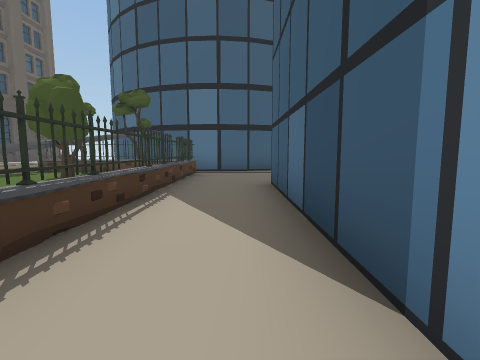
[1] (above)

24 first-person views from a walk through a scene from a Unity 3-D project. The camera is 1.3 m above the floor, tilts 6° down and sees 85° across. The floor is counted in squares, 2 m on a side. Each view is taken from the middle of a square. On the plan, view 1 faces up. The plan holds only what a view shows up to about 9 squares ahead; the rest is blank. The place goes on beyond the plan. The player character is not drawn.

[2]
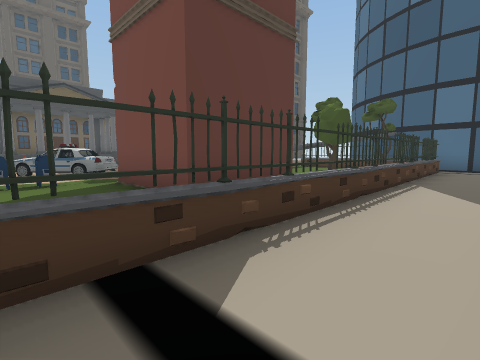

[3]
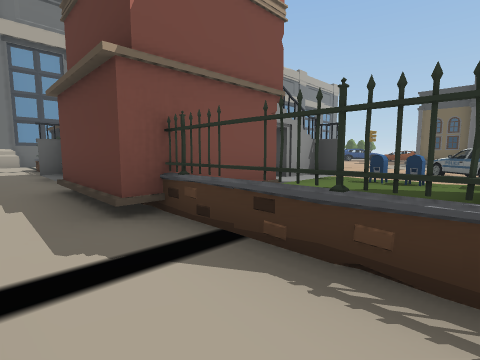

[4]
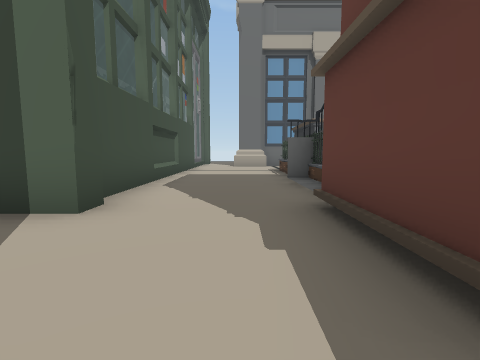

[5]
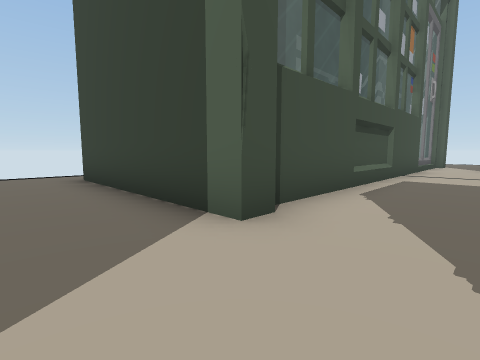

[6]
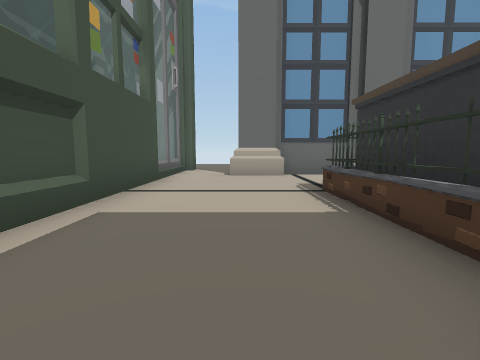

[7]
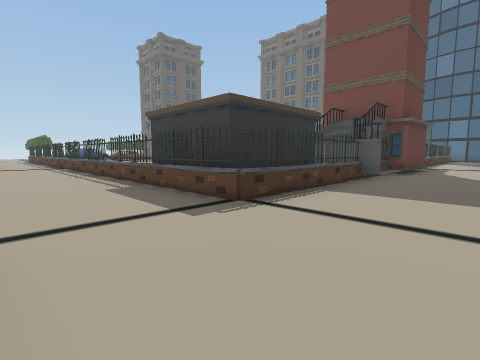

[8]
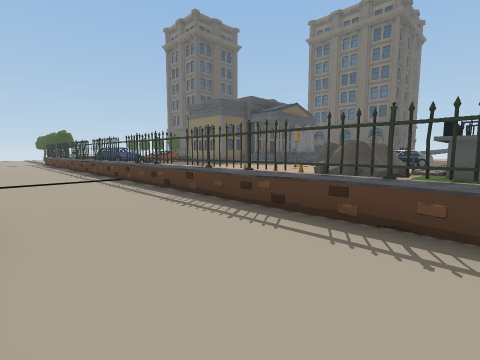

[9]
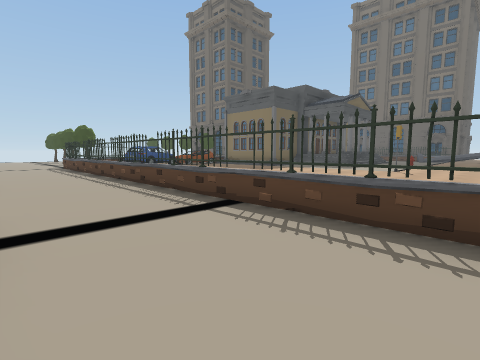

[10]
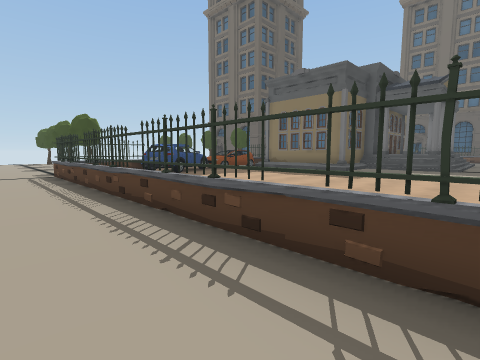

[11]
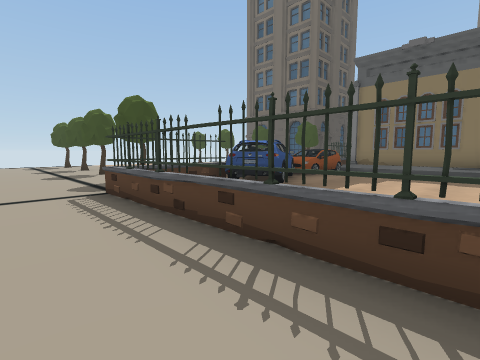

[12]
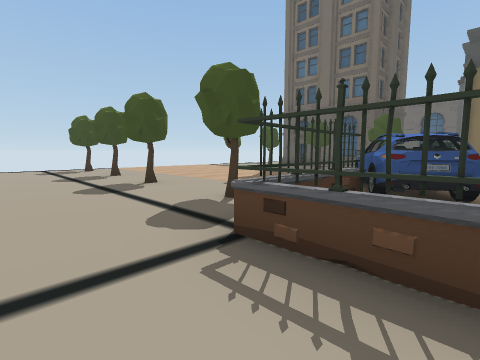

[13]
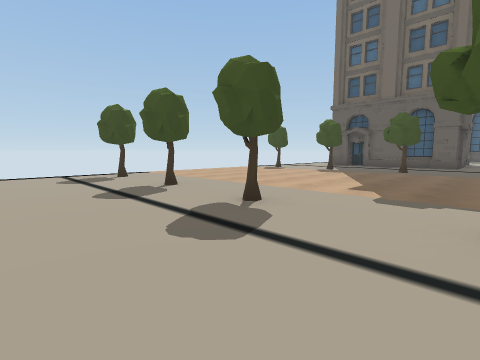

[14]
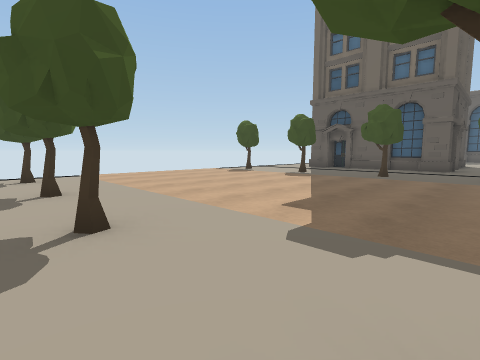

[15]
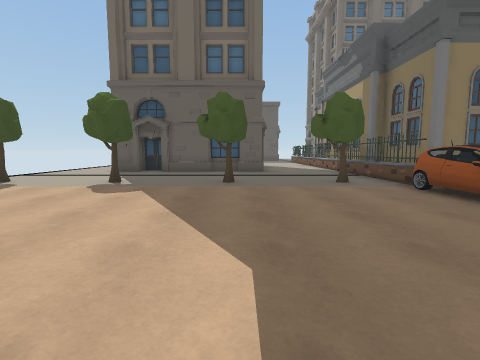

[16]
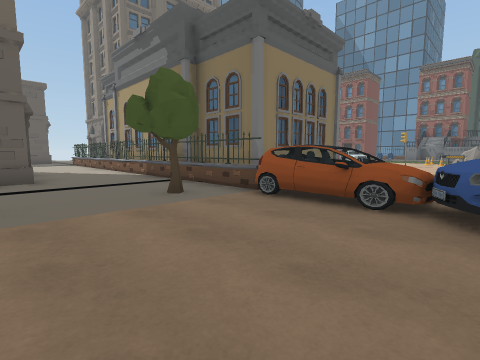

[17]
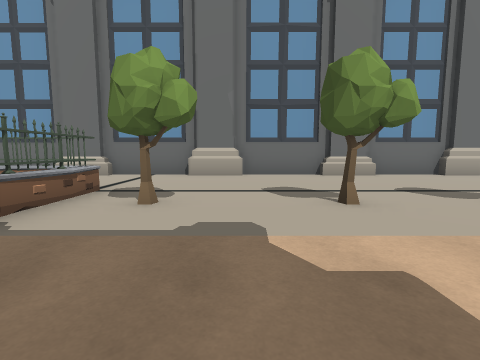

[18]
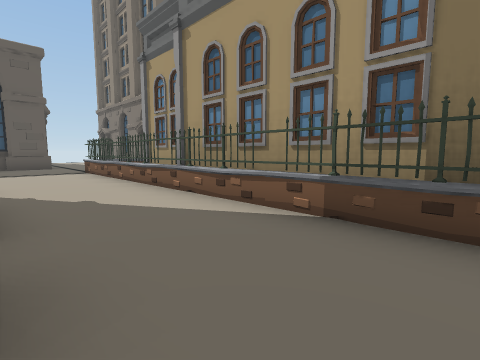

[19]
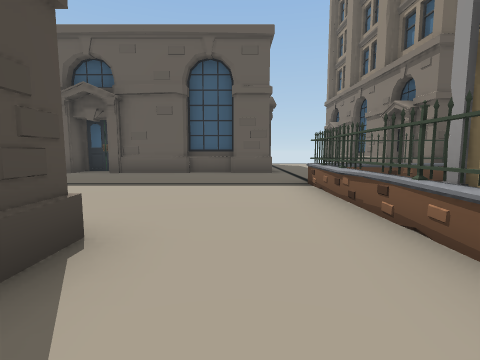

[20]
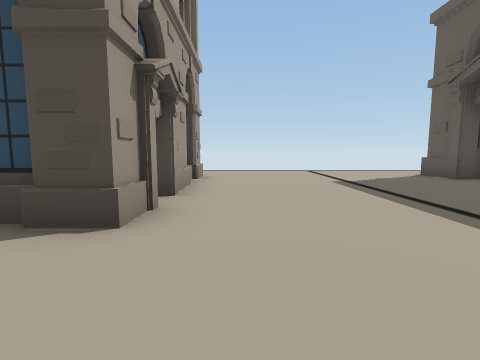

[21]
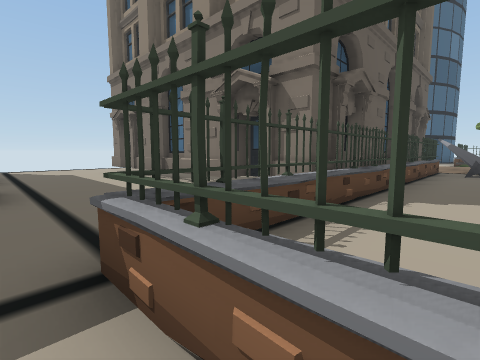

[22]
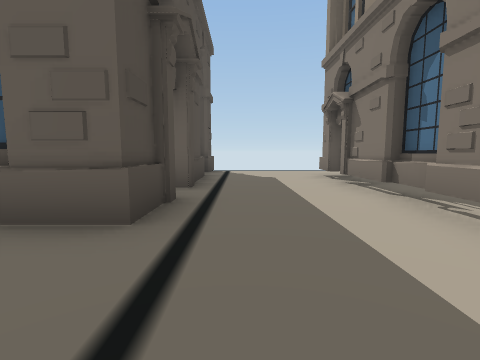

[23]
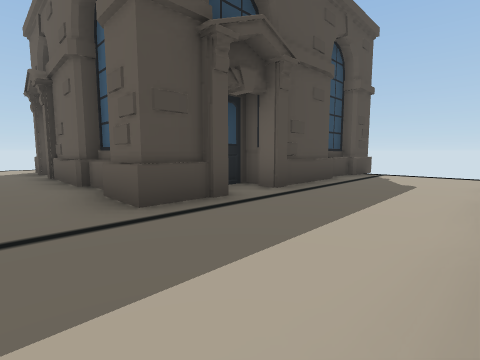

[24]
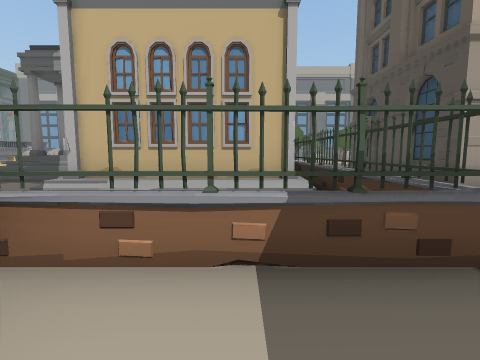

### Floor plan
Points are (right, up) in squares from view 1. A wall is a line through its corners. A room is listed if a view was taken in it or the views show most of it. See-through windows are left out.
Room 1 (views 1, 2, 3, 4, 5, 6, 7, 8, 9, 10, 11, 12)
walls: (-1.9, -8.8) (-1.9, -11.4); (-1.6, -7.4) (-0.9, -7.4); (-1.4, -14.5) (0.4, -14.5); (2, -13.4) (2, -5.5); (-1.4, -4.9) (-1.4, -11.6) (-21.6, -11.6); (-3.5, -14.7) (-1, -14.7); (1.7, -5.4) (1.7, -4.7) (7, -4.7); (2, -15.5) (2, -14.5); (-1, -2.6) (-1, -5.1) (-1.6, -5.1); (0.7, 0.6) (0.7, 5.5); (-1.4, 5.5) (-1.4, -2.9); (-18.9, -14.7) (-16.9, -14.7); (-20.2, -14.5) (-18.8, -14.5); (-22.8, -14.7) (-20, -14.7)
ways out: opening at (-21.5, -13.5) to room 2; opening at (0, 5)
Room 2 (views 13, 14, 15, 16, 17, 18, 19, 20, 21, 22, 23, 24)
walls: (-21.1, -1.2) (-21.1, 3.6); (-24.3, 0.6) (-24.3, -0.1) (-25.4, -0.1); (-25.5, -0.1) (-27.6, -0.1); (-21.6, -3.6) (-21.6, 8.6) (-18.7, 8.6) (-18.7, 9.9); (-20.8, 4.1) (-20.8, 5.6) (-17.1, 5.6); (-24.5, 4.1) (-24.5, 3.1); (-25.1, 4.9) (-24.3, 4.9) (-24.3, 1.5); (-17.1, -3.3) (-20.8, -3.3) (-20.8, -1.2); (-28.4, -0.1) (-29.1, -0.1); (-29.4, 4.9) (-25.9, 4.9); (-21.4, -9.5) (-21.4, -11.4) (-19.8, -11.4); (-17.8, 8.9) (-18.8, 8.9); (-15.5, 8.9) (-16.6, 8.9); (-18.1, 10.7) (-18.7, 10.7) (-18.7, 14.9); (-21.6, -11.6) (-21.6, -9.5); (-13.9, 8.4) (-21.3, 8.4) (-21.4, 8.3) (-21.4, 3.2); (-23.1, 11.7) (-24.5, 11.7) (-24.5, 11.4); (-22.1, 12.4) (-22.1, 11.4) (-26.9, 11.4); (-18.5, 12.4) (-18.5, 13.2); (-28.6, 11.4) (-29.8, 11.4); (-28.3, 12.1) (-28.3, 11.1); (-21.9, 14.3) (-21.9, 13.8) (-22.5, 13.8); (-24.1, -14.5) (-22.5, -14.5); (-26.6, -14.7) (-23.8, -14.7); (-27.9, -14.5) (-26.4, -14.5); (-18.4, 15.6) (-18.7, 15.6) (-18.7, 16.5); (-22.1, 16.4) (-22.1, 14.2); (-30.1, -14.7) (-27.6, -14.7); (-30.9, -14.5) (-29.8, -14.5); (-6.6, 8.6) (-7.6, 8.3); (-22, 17.8) (-22.4, 17.8) (-22.4, 16.8); (-5.2, -7.4) (-5.9, -7.4); (-3.5, -2.6) (-1, -2.6); (-22.1, 19) (-22.1, 16.6); (-1.8, 8.4) (-4.5, 8.4)
low walls: (-21.3, 6.1) (-19.6, 6.1); (-19.5, 6.1) (-18.9, 6.1); (-18.4, 6.1) (-16.9, 6.1); (-15.4, 4) (-14.7, 4); (-21.9, 8.4) (-21.9, 7.9)
ways out: opening at (-21.5, -13.5) to room 1; opening at (-19, 17.5)
objects: tree (-30, -10); tree (-30, -3); tree (-28, -10); tree (-28, -3); tree (-25, -10); tree (-25, -3); tree (-23, -10); tree (-23, -3); car (-22, -9) to (-20, -7); car (-22, -6) to (-21, -4); other object (-9, -10); other object (-9, -9); other object (-9, -8); car (-9, -1) to (-7, 1); rock (-8, -9) to (-7, -8); rock (-8, -8) to (-8, -7); rock (-8, -6) to (-7, -6); other object (-7, -5); other object (-6, -3); mailbox (-6, -2); mailbox (-6, -1); other object (-5, 0) to (-4, 0); other object (-5, 3) to (-3, 3); tree (-5, 8); tree (-4, 6); tree (-3, 5); tree (-3, 7)

Where each view was taken, in squares from view 1:
view 1: 0 up, 0 right, facing up
view 2: 2 down, 0 right, facing up-left
view 3: 0 up, 0 right, facing down-left
view 4: 2 down, 0 right, facing down
view 5: 3 down, 0 right, facing down-right
view 6: 7 down, 0 right, facing down
view 7: 14 down, 1 right, facing up-left
view 8: 14 down, 5 left, facing up-left
view 9: 14 down, 9 left, facing up-left
view 10: 13 down, 13 left, facing up-left
view 11: 13 down, 17 left, facing up-left
view 12: 13 down, 20 left, facing up-left
view 13: 13 down, 23 left, facing up-left
view 14: 11 down, 23 left, facing up-left
view 15: 9 down, 25 left, facing up
view 16: 7 down, 25 left, facing up-right
view 17: 7 down, 24 left, facing down
view 18: 1 down, 24 left, facing up-right
view 19: 3 up, 23 left, facing up
view 20: 6 up, 22 left, facing left
view 21: 7 up, 22 left, facing up-right
view 22: 9 up, 21 left, facing up
view 23: 10 up, 19 left, facing up-left
view 24: 10 up, 20 left, facing down
